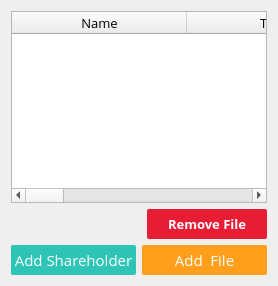
        <widget class="QWidget" name="shareholders">
         <attribute name="title">
          <string>ShareHolders</string>
         </attribute>
         <layout class="QGridLayout" name="gridLayout_8">
          <item row="0" column="0">
           <widget class="QTableWidget" name="ShareholderTable">
            <property name="font">
             <font>
              <family>Open Sans</family>
              <pointsize>10</pointsize>
             </font>
            </property>
            <property name="textElideMode">
             <enum>Qt::ElideNone</enum>
            </property>
            <attribute name="horizontalHeaderDefaultSectionSize">
             <number>175</number>
            </attribute>
            <attribute name="verticalHeaderDefaultSectionSize">
             <number>50</number>
            </attribute>
            <column>
             <property name="text">
              <string>Name</string>
             </property>
             <property name="font">
              <font>
               <family>Open Sans</family>
               <pointsize>10</pointsize>
               <stylestrategy>PreferAntialias</stylestrategy>
              </font>
             </property>
            </column>
            <column>
             <property name="text">
              <string>Type</string>
             </property>
             <property name="font">
              <font>
               <family>Open Sans</family>
               <pointsize>10</pointsize>
               <stylestrategy>PreferAntialias</stylestrategy>
              </font>
             </property>
            </column>
            <column>
             <property name="text">
              <string>Address</string>
             </property>
             <property name="font">
              <font>
               <family>Open Sans</family>
               <pointsize>10</pointsize>
               <stylestrategy>PreferAntialias</stylestrategy>
              </font>
             </property>
            </column>
            <column>
             <property name="text">
              <string>Nationality</string>
             </property>
             <property name="font">
              <font>
               <family>Open Sans</family>
               <pointsize>10</pointsize>
               <weight>50</weight>
               <bold>false</bold>
               <stylestrategy>PreferAntialias</stylestrategy>
              </font>
             </property>
            </column>
            <column>
             <property name="text">
              <string>Shares</string>
             </property>
             <property name="font">
              <font>
               <family>Open Sans</family>
               <pointsize>10</pointsize>
               <stylestrategy>PreferAntialias</stylestrategy>
              </font>
             </property>
            </column>
            <column>
             <property name="text">
              <string>Type of Share</string>
             </property>
             <property name="font">
              <font>
               <family>Open Sans</family>
               <pointsize>10</pointsize>
               <stylestrategy>PreferAntialias</stylestrategy>
              </font>
             </property>
            </column>
           </widget>
          </item>
          <item row="2" column="0">
           <widget class="QWidget" name="widget_4" native="true">
            <property name="minimumSize">
             <size>
              <width>0</width>
              <height>30</height>
             </size>
            </property>
            <property name="maximumSize">
             <size>
              <width>16777215</width>
              <height>30</height>
             </size>
            </property>
            <layout class="QGridLayout" name="gridLayout_10">
             <property name="leftMargin">
              <number>0</number>
             </property>
             <property name="topMargin">
              <number>0</number>
             </property>
             <property name="rightMargin">
              <number>0</number>
             </property>
             <property name="bottomMargin">
              <number>0</number>
             </property>
             <item row="0" column="0">
              <widget class="QPushButton" name="addShareholder">
               <property name="sizePolicy">
                <sizepolicy hsizetype="Expanding" vsizetype="Expanding">
                 <horstretch>0</horstretch>
                 <verstretch>0</verstretch>
                </sizepolicy>
               </property>
               <property name="font">
                <font>
                 <family>Open Sans</family>
                 <pointsize>11</pointsize>
                 <stylestrategy>PreferAntialias</stylestrategy>
                </font>
               </property>
               <property name="cursor">
                <cursorShape>PointingHandCursor</cursorShape>
               </property>
               <property name="styleSheet">
                <string notr="true">background-color:rgb(46, 196, 182);
color: rgb(255, 255, 255);
border-radius:2;</string>
               </property>
               <property name="text">
                <string>Add Shareholder</string>
               </property>
              </widget>
             </item>
             <item row="0" column="1">
              <widget class="QPushButton" name="addFile">
               <property name="sizePolicy">
                <sizepolicy hsizetype="Expanding" vsizetype="Expanding">
                 <horstretch>0</horstretch>
                 <verstretch>0</verstretch>
                </sizepolicy>
               </property>
               <property name="font">
                <font>
                 <family>Open Sans</family>
                 <pointsize>11</pointsize>
                 <stylestrategy>PreferAntialias</stylestrategy>
                </font>
               </property>
               <property name="styleSheet">
                <string notr="true">background-color:rgb(255, 159, 28);
color: rgb(255, 255, 255);
border-radius:2;</string>
               </property>
               <property name="text">
                <string>Add  File</string>
               </property>
              </widget>
             </item>
            </layout>
           </widget>
          </item>
          <item row="1" column="0">
           <widget class="QWidget" name="addFileWidget" native="true">
            <property name="minimumSize">
             <size>
              <width>0</width>
              <height>30</height>
             </size>
            </property>
            <property name="maximumSize">
             <size>
              <width>16777215</width>
              <height>30</height>
             </size>
            </property>
            <property name="font">
             <font>
              <family>Open Sans</family>
              <pointsize>10</pointsize>
              <weight>75</weight>
              <bold>true</bold>
              <stylestrategy>PreferAntialias</stylestrategy>
             </font>
            </property>
            <layout class="QHBoxLayout" name="horizontalLayout_3">
             <property name="leftMargin">
              <number>0</number>
             </property>
             <property name="topMargin">
              <number>0</number>
             </property>
             <property name="rightMargin">
              <number>0</number>
             </property>
             <property name="bottomMargin">
              <number>0</number>
             </property>
             <item>
              <widget class="QLabel" name="information">
               <property name="font">
                <font>
                 <family>Open Sans</family>
                 <pointsize>11</pointsize>
                 <weight>75</weight>
                 <bold>true</bold>
                 <stylestrategy>PreferAntialias</stylestrategy>
                </font>
               </property>
               <property name="text">
                <string/>
               </property>
               <property name="alignment">
                <set>Qt::AlignCenter</set>
               </property>
               <property name="openExternalLinks">
                <bool>false</bool>
               </property>
              </widget>
             </item>
             <item>
              <widget class="QPushButton" name="removeFile">
               <property name="sizePolicy">
                <sizepolicy hsizetype="Minimum" vsizetype="Expanding">
                 <horstretch>0</horstretch>
                 <verstretch>0</verstretch>
                </sizepolicy>
               </property>
               <property name="maximumSize">
                <size>
                 <width>120</width>
                 <height>16777215</height>
                </size>
               </property>
               <property name="font">
                <font>
                 <family>Open Sans</family>
                 <pointsize>10</pointsize>
                 <weight>75</weight>
                 <bold>true</bold>
                 <stylestrategy>PreferAntialias</stylestrategy>
                </font>
               </property>
               <property name="styleSheet">
                <string notr="true">background-color:rgb(231, 29, 54);
color: rgb(255, 255, 255);
border-radius:2;</string>
               </property>
               <property name="text">
                <string>Remove File</string>
               </property>
              </widget>
             </item>
            </layout>
           </widget>
          </item>
         </layout>
        </widget>
